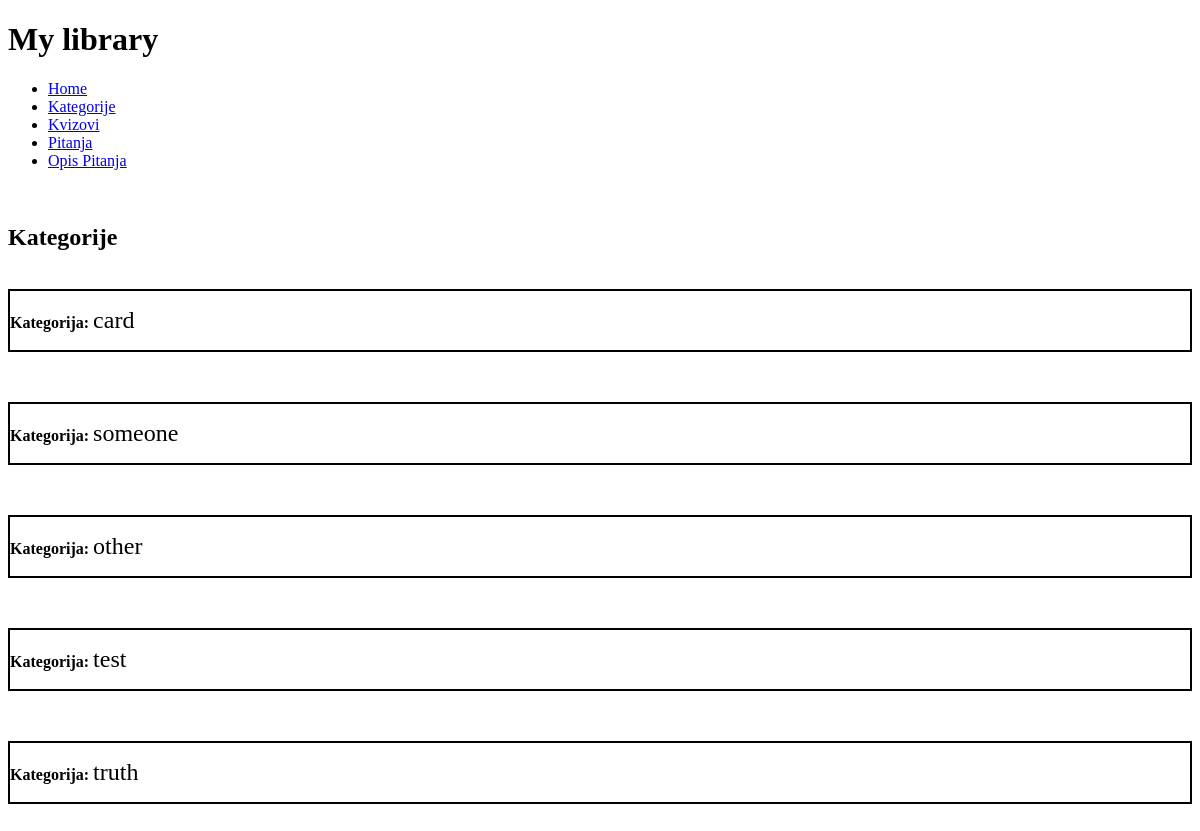
The page /kategorije on the database as committed earlier.
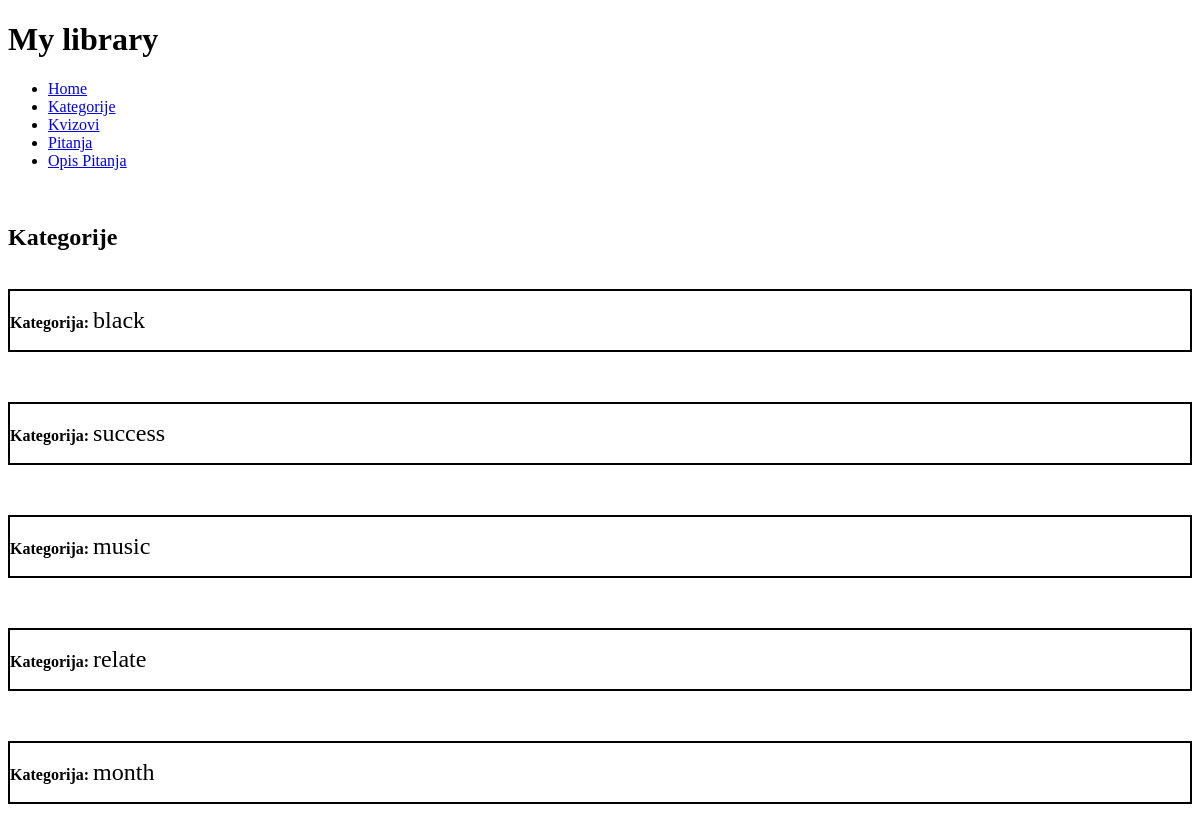
The same page on the database as committed later.
### main/models.py (models this page shows, shortened)
class Kategorija(models.Model):
    nazivKategorije = models.CharField(max_length=200)

### main/views.py (the view)
# urls.py: path('kategorije', KategorijeList.as_view()),
class KategorijeList(ListView):
    model = Kategorija

### templates/main/kategorija_list.html
{% extends "base_generic.html" %}
{% block content %}
<br>
<h2> Kategorije </h2>
<br>
{% for kategorija in kategorija_list %}
    <div class="kategorija">
        <p><strong>Kategorija:</strong> <span class="nazivKategorije">{{ kategorija.nazivKategorije }}</span></p>
    </div>
{% endfor %}
{% endblock %}

### templates/base_generic.html (shortened to what this page needs)
{% load static %}
<!DOCTYPE html>
<html lang="en">
<head>
    <link rel="stylesheet" href="{% static 'style.css' %}">
</head>
<body>
    <h1>My library</h1>
    <div id="sidebar">
        {% block sidebar %}
        <ul>
            <li><a href="/">Home</a></li>
            <li><a href="/kategorije">Kategorije</a></li>
            <li><a href="/kvizovi">Kvizovi</a></li>
            <li><a href="/pitanja">Pitanja</a></li>
            <li><a href="/opisi">Opis Pitanja</a></li>
        </ul>
        {% endblock %}
    </div>
    <div class="content">
        {% block content %}
        {% endblock %}
    </div>
</body>
</html>

### main/static/style.css (style rules this page uses)
.pitanje, .kviz, .kategorija, .opis { border: 2px solid black; margin-bottom: 50px; }
.naziv, .naslov, .nazivKategorije { font-size:24px; }

Rows that differ between the two databases and show on the page:
removed Kategorija: nazivKategorije "card"
removed Kategorija: nazivKategorije "someone"
removed Kategorija: nazivKategorije "other"
removed Kategorija: nazivKategorije "test"
removed Kategorija: nazivKategorije "truth"
added Kategorija: nazivKategorije "black"
added Kategorija: nazivKategorije "success"
added Kategorija: nazivKategorije "music"
added Kategorija: nazivKategorije "relate"
added Kategorija: nazivKategorije "month"
